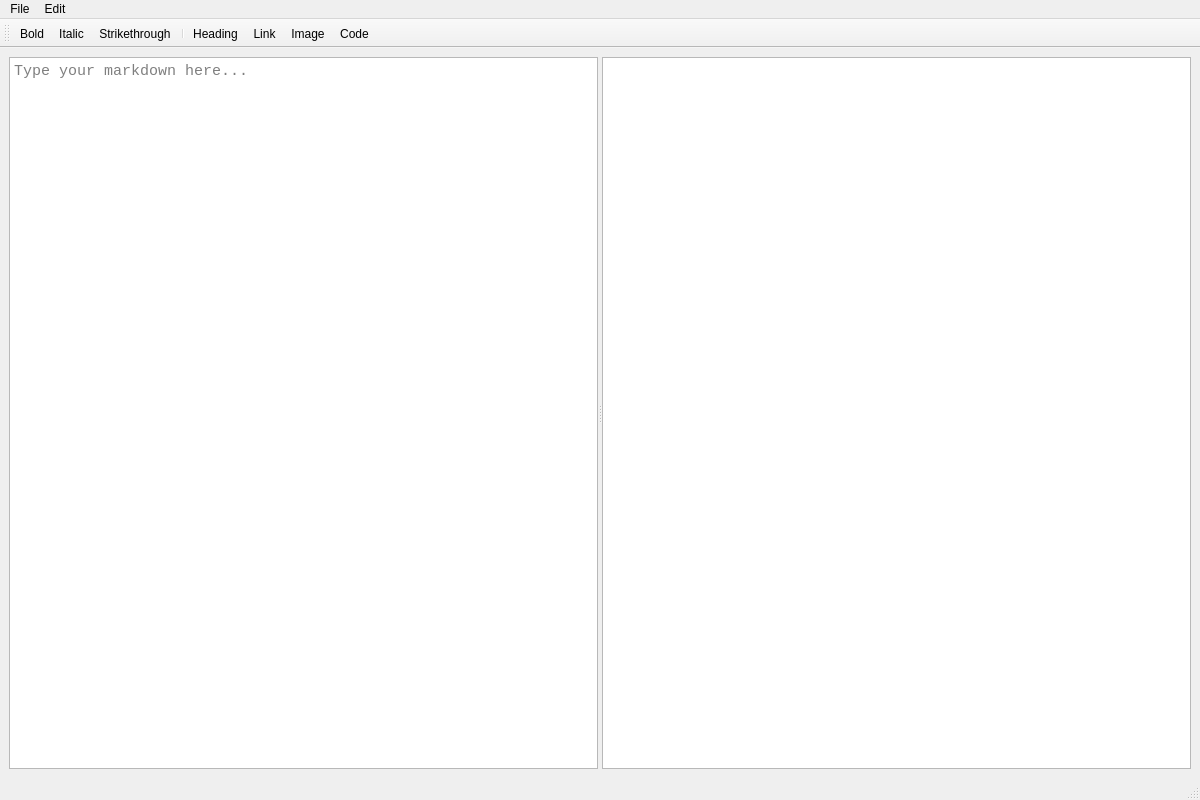
<?xml version="1.0" encoding="UTF-8"?>
<ui version="4.0">
 <class>MainWindow</class>
 <widget class="QMainWindow" name="MainWindow">
  <property name="geometry">
   <rect>
    <x>0</x>
    <y>0</y>
    <width>1200</width>
    <height>800</height>
   </rect>
  </property>
  <property name="windowTitle">
   <string>Markdown Editor</string>
  </property>
  <widget class="QWidget" name="centralwidget">
   <layout class="QVBoxLayout" name="verticalLayout">
    <item>
     <widget class="QSplitter" name="splitter">
      <property name="orientation">
       <enum>Qt::Orientation::Horizontal</enum>
      </property>
      <widget class="QPlainTextEdit" name="markdownEditor">
       <property name="font">
        <font>
         <family>Monospace</family>
         <pointsize>11</pointsize>
        </font>
       </property>
       <property name="placeholderText">
        <string>Type your markdown here...</string>
       </property>
      </widget>
      <widget class="QTextBrowser" name="htmlPreview">
       <property name="openExternalLinks">
        <bool>true</bool>
       </property>
      </widget>
     </widget>
    </item>
   </layout>
  </widget>
  <widget class="QMenuBar" name="menubar">
   <property name="geometry">
    <rect>
     <x>0</x>
     <y>0</y>
     <width>1200</width>
     <height>22</height>
    </rect>
   </property>
   <widget class="QMenu" name="menuFile">
    <property name="title">
     <string>File</string>
    </property>
    <addaction name="actionNew"/>
    <addaction name="actionOpen"/>
    <addaction name="actionSave"/>
    <addaction name="actionSaveAs"/>
    <addaction name="separator"/>
    <addaction name="actionExit"/>
   </widget>
   <widget class="QMenu" name="menuEdit">
    <property name="title">
     <string>Edit</string>
    </property>
    <addaction name="actionUndo"/>
    <addaction name="actionRedo"/>
    <addaction name="separator"/>
    <addaction name="actionCut"/>
    <addaction name="actionCopy"/>
    <addaction name="actionPaste"/>
   </widget>
   <addaction name="menuFile"/>
   <addaction name="menuEdit"/>
  </widget>
  <widget class="QStatusBar" name="statusbar"/>
  <widget class="QToolBar" name="toolBar">
   <property name="windowTitle">
    <string>toolBar</string>
   </property>
   <attribute name="toolBarArea">
    <enum>TopToolBarArea</enum>
   </attribute>
   <attribute name="toolBarBreak">
    <bool>false</bool>
   </attribute>
   <addaction name="actionBold"/>
   <addaction name="actionItalic"/>
   <addaction name="actionStrikethrough"/>
   <addaction name="separator"/>
   <addaction name="actionHeading"/>
   <addaction name="actionLink"/>
   <addaction name="actionImage"/>
   <addaction name="actionCode"/>
  </widget>
  <action name="actionNew">
   <property name="text">
    <string>New</string>
   </property>
   <property name="shortcut">
    <string>Ctrl+N</string>
   </property>
  </action>
  <action name="actionOpen">
   <property name="text">
    <string>Open</string>
   </property>
   <property name="shortcut">
    <string>Ctrl+O</string>
   </property>
  </action>
  <action name="actionSave">
   <property name="text">
    <string>Save</string>
   </property>
   <property name="shortcut">
    <string>Ctrl+S</string>
   </property>
  </action>
  <action name="actionSaveAs">
   <property name="text">
    <string>Save As...</string>
   </property>
   <property name="shortcut">
    <string>Ctrl+Shift+S</string>
   </property>
  </action>
  <action name="actionExit">
   <property name="text">
    <string>Exit</string>
   </property>
   <property name="shortcut">
    <string>Ctrl+Q</string>
   </property>
  </action>
  <action name="actionUndo">
   <property name="text">
    <string>Undo</string>
   </property>
   <property name="shortcut">
    <string>Ctrl+Z</string>
   </property>
  </action>
  <action name="actionRedo">
   <property name="text">
    <string>Redo</string>
   </property>
   <property name="shortcut">
    <string>Ctrl+Y</string>
   </property>
  </action>
  <action name="actionCut">
   <property name="text">
    <string>Cut</string>
   </property>
   <property name="shortcut">
    <string>Ctrl+X</string>
   </property>
  </action>
  <action name="actionCopy">
   <property name="text">
    <string>Copy</string>
   </property>
   <property name="shortcut">
    <string>Ctrl+C</string>
   </property>
  </action>
  <action name="actionPaste">
   <property name="text">
    <string>Paste</string>
   </property>
   <property name="shortcut">
    <string>Ctrl+V</string>
   </property>
  </action>
  <action name="actionBold">
   <property name="text">
    <string>Bold</string>
   </property>
   <property name="toolTip">
    <string>Bold (Ctrl+B)</string>
   </property>
   <property name="shortcut">
    <string>Ctrl+B</string>
   </property>
  </action>
  <action name="actionItalic">
   <property name="text">
    <string>Italic</string>
   </property>
   <property name="toolTip">
    <string>Italic (Ctrl+I)</string>
   </property>
   <property name="shortcut">
    <string>Ctrl+I</string>
   </property>
  </action>
  <action name="actionStrikethrough">
   <property name="text">
    <string>Strikethrough</string>
   </property>
  </action>
  <action name="actionHeading">
   <property name="text">
    <string>Heading</string>
   </property>
   <property name="shortcut">
    <string>Ctrl+H</string>
   </property>
  </action>
  <action name="actionLink">
   <property name="text">
    <string>Link</string>
   </property>
   <property name="shortcut">
    <string>Ctrl+K</string>
   </property>
  </action>
  <action name="actionImage">
   <property name="text">
    <string>Image</string>
   </property>
  </action>
  <action name="actionCode">
   <property name="text">
    <string>Code</string>
   </property>
   <property name="shortcut">
    <string>Ctrl+E</string>
   </property>
  </action>
 </widget>
 <resources/>
 <connections/>
</ui>
